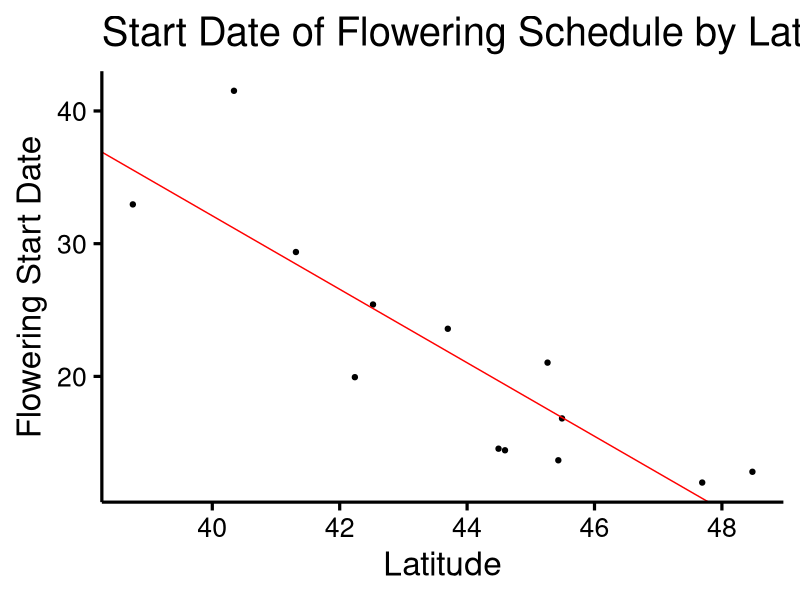
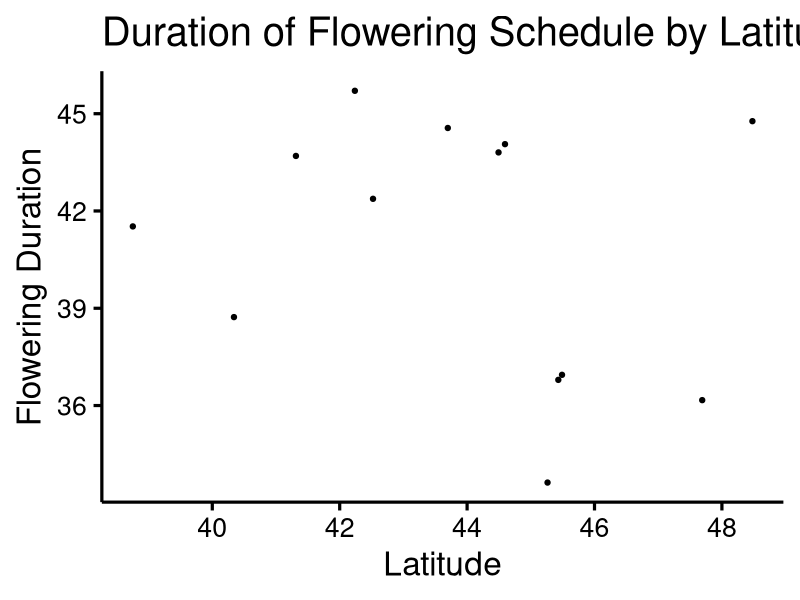
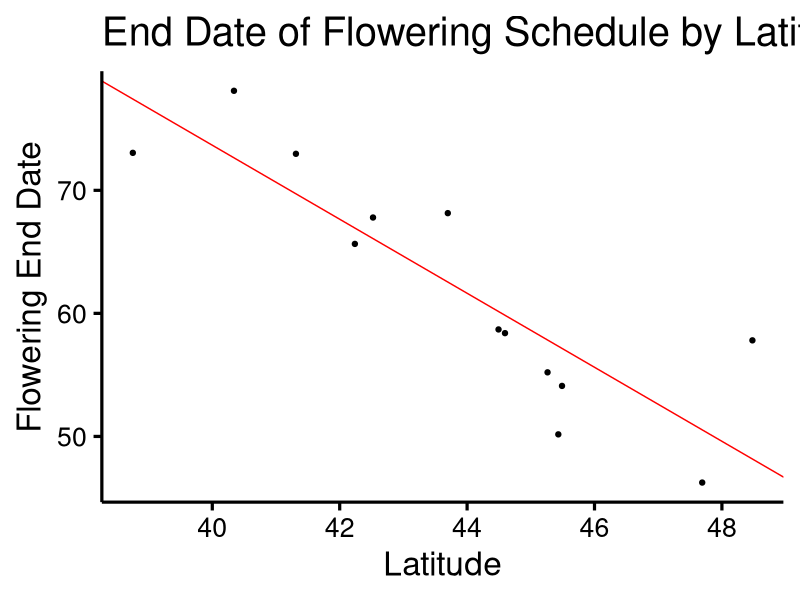
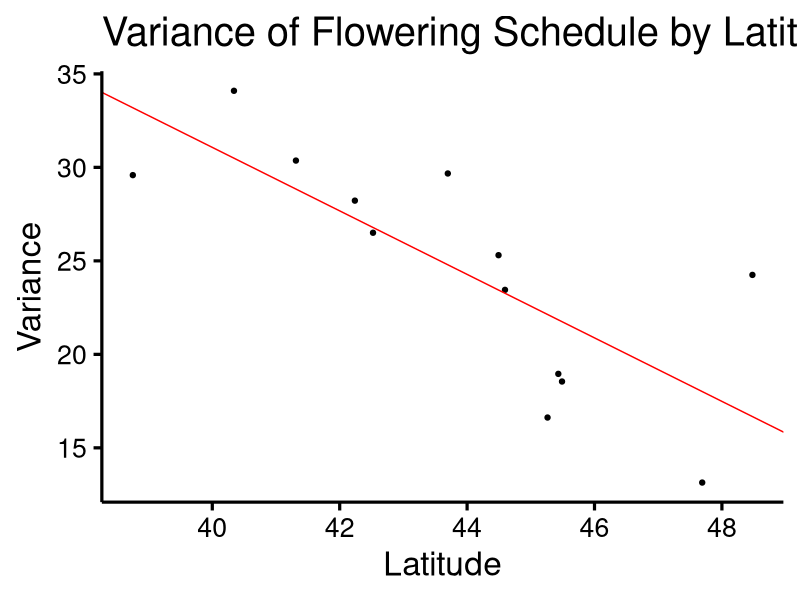
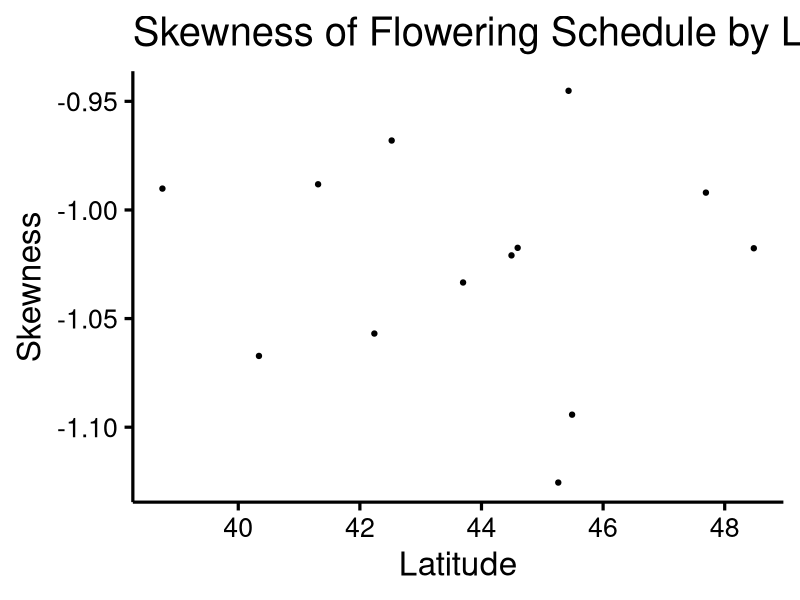
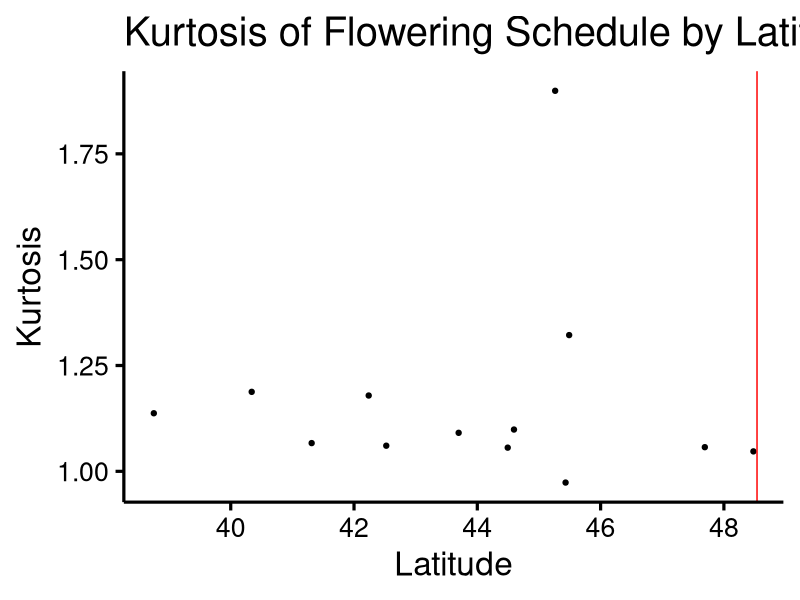

Write the R code that produced these figures, in order.
## ---- chunk 1
dat<-read.csv("./FloralDisplayPop.csv") # Latitudes of population origin were added to the csv file manually.
library(ggplot2)
library(dplyr)

theme_custom<-function(base_size = 24, base_family = ""){
  theme_bw(base_size = base_size, base_family = base_family) %+replace% 
    theme(axis.text = element_text(size = rel(0.8),colour="black"),
          axis.ticks = element_line(colour = "black"), 
          legend.position = "none",
          panel.border = element_rect(fill = NA, colour = NA), 
          panel.grid.major = element_line(colour = NA,size = 0), 
          panel.grid.minor = element_line(colour = NA,size = 0), 
          axis.line = element_line(colour ="black")
    )
}
## ---- chunk 2
#Julian day first flower x Latitude
FirstFlwr<- ggplot() + geom_point(data=dat,mapping=aes(x=Latitude,y=MeanSD)) + labs(x="Latitude",y="Flowering Start Date",title="Start Date of Flowering Schedule by Latitude") + theme_custom() + geom_abline(intercept=142.861,slope=-2.769,colour="red")

FirstFlwr

reg4<-lm(MeanSD~Latitude,data=dat)
summary(reg4)


#Duration x Latitude
Duration<- ggplot() + geom_point(data=dat,mapping=aes(x=Latitude,y=MeanDuration)) + labs(x="Latitude",y="Flowering Duration",title="Duration of Flowering Schedule by Latitude") + theme_custom()

Duration

reg5<-lm(MeanDuration~Latitude,data=dat)
summary(reg5)

#End Date x Latitude
EndDate<-ggplot() + geom_point(data=dat,mapping=aes(x=Latitude,y=MeanEnd)) + labs(x="Latitude",y="Flowering End Date",title="End Date of Flowering Schedule by Latitude") + theme_custom() + geom_abline(intercept=193.986,slope=-3.008,colour="red")

EndDate

reg6<-lm(MeanEnd~Latitude,data=dat)
summary(reg6)

## ---- chunk 3
# Variance x Latitude
VarST<- ggplot() + geom_point(data=dat,mapping=aes(x=Latitude,y=MeanVarianceSTD)) + labs(x="Latitude",y="Variance",title="Variance of Flowering Schedule by Latitude (Standardized Data)") + theme_custom() + geom_abline(intercept=98.988 ,slope=-1.698,colour="red")

VarST

reg1<-lm(MeanVarianceSTD~Latitude,data=dat)
summary(reg1)

#Skew x Latitude
SkewST<- ggplot() + geom_point(data=dat,mapping=aes(x=Latitude,y=MeanSkewnessSTD)) + labs(x="Latitude",y="Skewness",title="Skewness of Flowering Schedule by Latitude (Standardized Data)") + theme_custom() + geom_abline(intercept=-8829.4,slope=174.4,colour="red")

SkewST

reg2<-lm(MeanSkewnessSTD~Latitude,data=dat)
summary(reg2)

#Kurtosis x Latitude
KurtST<- ggplot() + geom_point(data=dat,mapping=aes(x=Latitude,y=MeanKurtosisSTD)) + labs(x="Latitude",y="Kurtosis",title="Kurtosis of Flowering Schedule by Latitude (Standardized Data)") + theme_custom() + geom_abline(intercept=502509,slope=-10353,colour="red")

KurtST

reg3<-lm(MeanKurtosisSTD~Latitude,data=dat)
summary(reg3)
## ---- chunk 4
# Variance x Latitude
VarR<- ggplot() + geom_point(data=dat,mapping=aes(x=Latitude,y=MeanVariance)) + labs(x="Latitude",y="Variance",title="Variance of Flowering Schedule by Latitude (Raw Data)") + theme(legend.position="none",plot.title = element_text(size=11))+ geom_abline(intercept=870.88,slope=-12.75,colour="red")
reg6<-lm(MeanVariance~Latitude,data=dat)
summary(reg6)

#Skew x Latitude
SkewR<- ggplot() + geom_point(data=dat,mapping=aes(x=Latitude,y=MeanSkewness)) + labs(x="Latitude",y="Skewness",title="Skewness of Flowering Schedule by Latitude (Raw Data)") + theme(legend.position="none",plot.title = element_text(size=11)) 
reg7<-lm(MeanSkewness~Latitude,data=dat)
summary(reg7)

#Kurtosis x Latitude
KurtR<- ggplot() + geom_point(data=dat,mapping=aes(x=Latitude,y=MeanKurtosis)) + labs(x="Latitude",y="Kurtosis",title="Kurtosis of Flowering Schedule by Latitude (Raw Data)") + theme(legend.position="none",plot.title = element_text(size=11)) 
reg8<-lm(MeanKurtosis~Latitude,data=dat)
summary(reg8)
